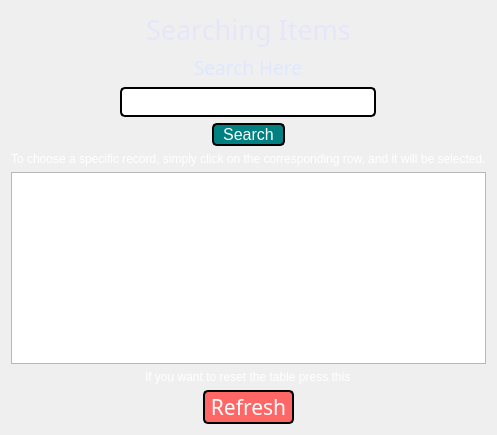
          <widget class="QWidget" name="page_24">
           <layout class="QVBoxLayout" name="verticalLayout_21">
            <item alignment="Qt::AlignHCenter">
             <widget class="QLabel" name="label_90">
              <property name="maximumSize">
               <size>
                <width>16777215</width>
                <height>60</height>
               </size>
              </property>
              <property name="font">
               <font>
                <family>Copperplate Gothic Bold</family>
                <pointsize>20</pointsize>
                <weight>50</weight>
                <bold>false</bold>
               </font>
              </property>
              <property name="styleSheet">
               <string notr="true">color:rgb(230, 230, 250)</string>
              </property>
              <property name="text">
               <string>Searching Items</string>
              </property>
             </widget>
            </item>
            <item alignment="Qt::AlignHCenter">
             <widget class="QLabel" name="label_91">
              <property name="maximumSize">
               <size>
                <width>16777215</width>
                <height>30</height>
               </size>
              </property>
              <property name="font">
               <font>
                <family>Franklin Gothic Demi</family>
                <pointsize>14</pointsize>
               </font>
              </property>
              <property name="styleSheet">
               <string notr="true">color:rgb(221, 232, 255)

</string>
              </property>
              <property name="text">
               <string>Search Here</string>
              </property>
             </widget>
            </item>
            <item alignment="Qt::AlignHCenter">
             <widget class="QPlainTextEdit" name="plainTextEdit_36">
              <property name="maximumSize">
               <size>
                <width>300</width>
                <height>30</height>
               </size>
              </property>
              <property name="statusTip">
               <string>Search Bar</string>
              </property>
              <property name="styleSheet">
               <string notr="true">background-color: rgb(255, 255, 255);
border: 2px solid black;
    border-radius: 5px;</string>
              </property>
              <property name="undoRedoEnabled">
               <bool>true</bool>
              </property>
              <property name="plainText">
               <string/>
              </property>
              <property name="overwriteMode">
               <bool>false</bool>
              </property>
              <property name="centerOnScroll">
               <bool>false</bool>
              </property>
             </widget>
            </item>
            <item alignment="Qt::AlignHCenter">
             <widget class="QPushButton" name="pushButton_28">
              <property name="font">
               <font>
                <pointsize>12</pointsize>
               </font>
              </property>
              <property name="styleSheet">
               <string notr="true">QPushButton {
    background-color: rgb(0, 128, 128); /* Teal Blue */
    border: none;
    color: white;
    border: 2px solid black;
    border-radius: 5px;
}

QPushButton:hover {
    background-color: rgb(0, 100, 100); /* Darker Teal Blue on hover */
    color: white;
}

QPushButton:pressed {	
    background-color: rgb(0, 80, 80); /* Dark Teal Blue on press */
    color: white;
}
</string>
              </property>
              <property name="text">
               <string>  Search  </string>
              </property>
             </widget>
            </item>
            <item alignment="Qt::AlignHCenter">
             <widget class="QLabel" name="label_85">
              <property name="font">
               <font>
                <pointsize>9</pointsize>
               </font>
              </property>
              <property name="styleSheet">
               <string notr="true">color:white</string>
              </property>
              <property name="text">
               <string>To choose a specific record, simply click on the corresponding row, and it will be selected.</string>
              </property>
             </widget>
            </item>
            <item>
             <widget class="QTableView" name="tableView_13">
              <property name="styleSheet">
               <string notr="true"/>
              </property>
              <property name="alternatingRowColors">
               <bool>true</bool>
              </property>
             </widget>
            </item>
            <item alignment="Qt::AlignHCenter">
             <widget class="QLabel" name="label_69">
              <property name="font">
               <font>
                <pointsize>9</pointsize>
               </font>
              </property>
              <property name="styleSheet">
               <string notr="true">color:white</string>
              </property>
              <property name="text">
               <string>If you want to reset the table press this</string>
              </property>
             </widget>
            </item>
            <item alignment="Qt::AlignHCenter">
             <widget class="QPushButton" name="pushButton_19">
              <property name="font">
               <font>
                <family>Arial Rounded MT Bold</family>
                <pointsize>16</pointsize>
               </font>
              </property>
              <property name="styleSheet">
               <string notr="true">QPushButton {
    background-color: rgb(255, 102, 102); /* Coral Pink */
    border: none;
    color: white;
    border: 2px solid black;
    border-radius: 5px;
}

QPushButton:hover {
    background-color: rgb(255, 82, 82); /* Darker Coral Pink on hover */
    color: white;
}

QPushButton:pressed {	
    background-color: rgb(255, 62, 62); /* Dark Coral Pink on press */
    color: white;
}
</string>
              </property>
              <property name="text">
               <string> Refresh </string>
              </property>
             </widget>
            </item>
           </layout>
          </widget>
